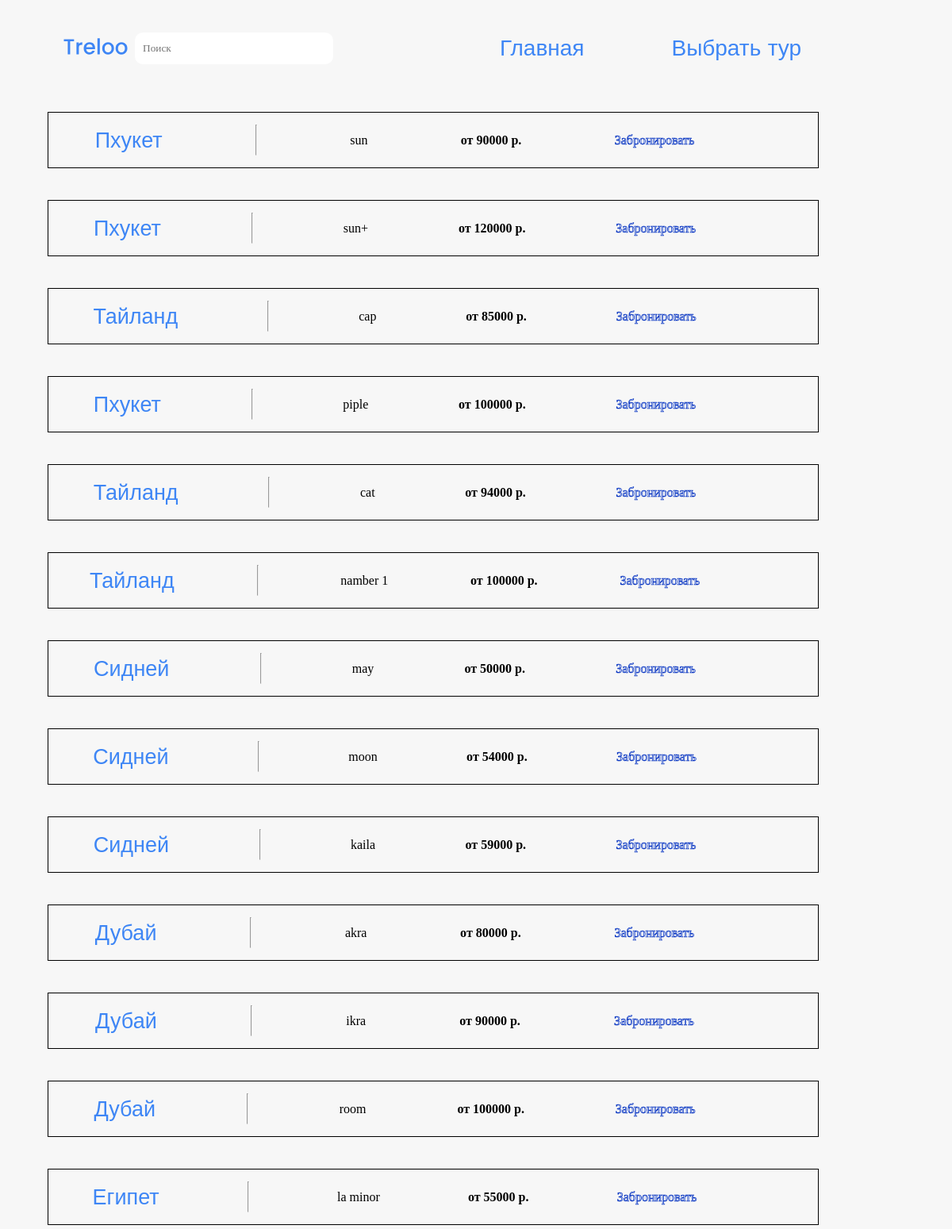
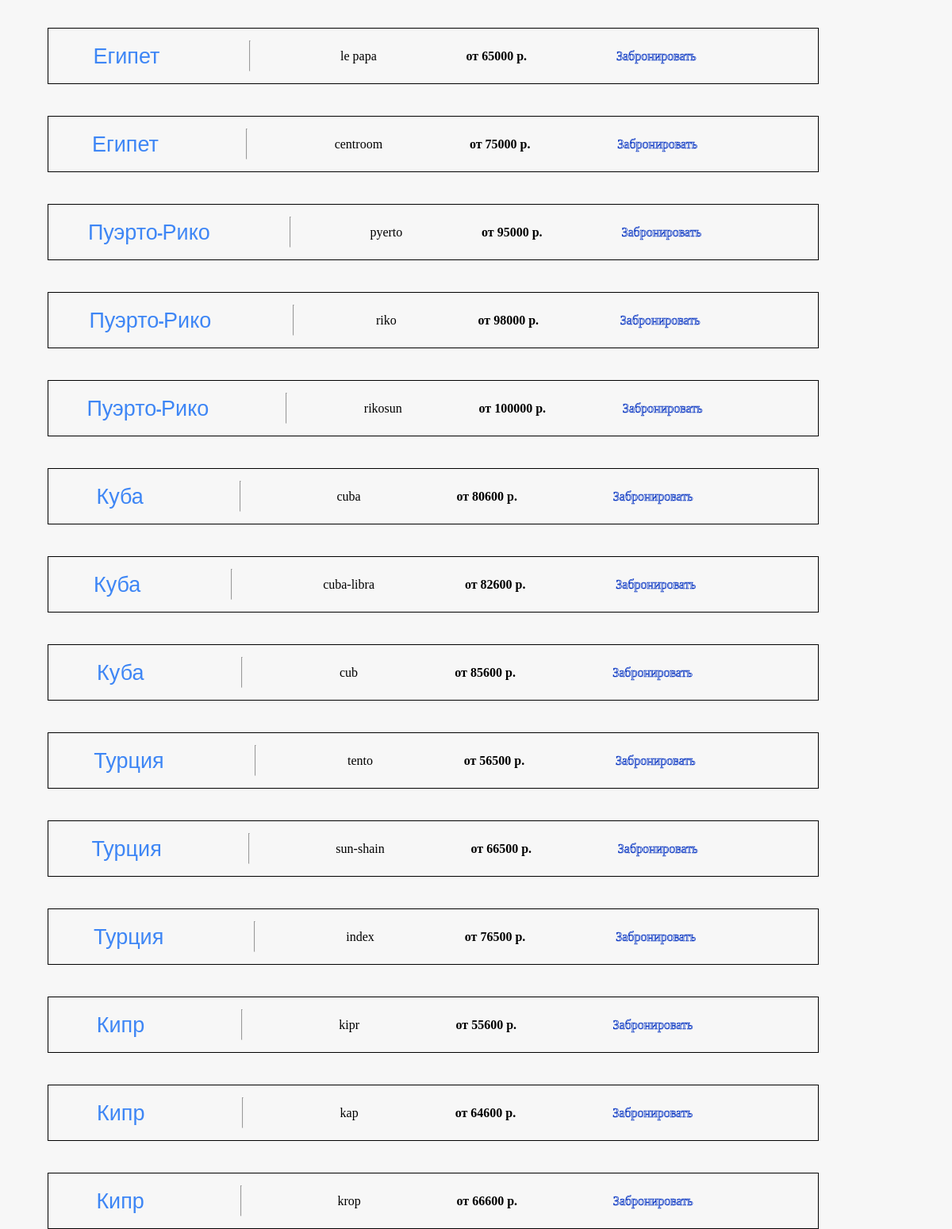
Screenshot of /search.php with the database file from the repository (2 pictures, top to bottom).
### tables this page shows
CREATE TABLE `products` (
  `product_id` int(11) NOT NULL,
  `name` varchar(256) NOT NULL,
  `hotel` varchar(255) NOT NULL,
  `price` int(11) NOT NULL,
  `created_at` timestamp NOT NULL DEFAULT CURRENT_TIMESTAMP,
  `image` varchar(256) NOT NULL
);

### search.php (the view, shortened to what this page needs)
<?php
$servername = "localhost";
$username = "root";
$password = "root";
$dbname = "travel";
$conn = new mysqli($servername, $username, $password, $dbname);
if ($_SERVER["REQUEST_METHOD"] == "GET") {
 $search_query = $_GET["q"];
 $sql = "SELECT * FROM products WHERE name LIKE
'%$search_query%' AND `hotel` !='' " ;
 $result = $conn->query($sql);
}
?>
<?php
	$menu = '
	<div class="logo">
	<a href="index.php">
	<img src="asset/img/Treloo-blue.svg" alt="img"></a>
			<form class="search" method="get" action="search.php">
 <input type="text" name="q" placeholder="Поиск" required  style="width: 250px; ">
</form>
</div>
	<div class="men">
	<a href="index.php">Главная</a>
		<a href="catalog.php">Выбрать тур</a>
			%s
		</div>
	';
	$m = '';
	$menu = sprintf($menu, $m);
?>
<!DOCTYPE html>
<html lang="en">
<head>
	<link rel="stylesheet" href="asset/css/style2.css">
  <link rel="stylesheet" href="asset/css/st.css">
</head>
<body>
	<header>
				<?= $menu ?>
	</header>
 <?php while ($row = $result->fetch_assoc()) { ?>
<section class="search">
  <div class="coli">
  <div class="rowi">
   <p><a href=""> <?php echo $row["name"]; ?></a></p>
    <hr>
   <p> <?php echo $row["hotel"]; ?></p>
   <h4> от <?php echo $row["price"]; ?> р.</h4>
   <a href="order.php" style="-webkit-text-stroke: 0.7px rgba(2, 48, 192, 1);
		color: #fff;font-family: Montserrat Alternates;	">Забронировать</a>
</div>
 </div>
</section>
 <?php
 }?>

### asset/css/style2.css (style rules this page uses)
:root { --font-family: "Poppins", sans-serif; --second-family: "Jost", sans-serif; --third-family: "Raleway", sans-serif; --font3: "Josefin Sans", sans-serif; --font4: "Pridi", sans-serif; }
* { margin: 0; padding: 0; box-sizing: border-box; font-family: 'Montserrat Alternates'; }
p { padding: 15px 0; margin-bottom: 0px; color: rgb(0, 0, 0); font-family: ''; }
a { color: rgb(0, 0, 0); cursor:pointer; text-decoration: none; font-family: ' Montserrat Alternates'; }
img { object-fit: cover; }
input:invalid:not(:placeholder-shown) { border-color: red; }
header { background-color:none; }
.logo { width: 25%; }
.logo a { width: 30%; }
.logo a img { width: 90%; }
.men { display: flex; list-style: none; justify-content: space-evenly; }
.men { width: 50%; transition: .2s; text-align: center; }
.men a { font-family: var(--second-family); font-weight: 400; font-size: 28px; color: #fff; }
.search input { border-radius: 10px; border: 0; padding: 10px; height: 40px; }
hr { width: 95%; }
* { box-sizing:border-box }
@media only screen and (max-width: 1200px) { a { font-size: medium; } }
input,textarea,select { outline: 0; }
.coli { border:1px solid #000000; margin-top: 40px; width: 90%; }
.rowi { display: flex; justify-content: space-around; align-items: center; flex-wrap: wrap; }
.rowi hr { width: 0.5px; height: 39px; margin: 5px 0; }
header { padding-top: 40px; width: 100%; height: auto; display: flex; align-items: center; justify-content: space-evenly; }
.logo { width: 30%; height: 100%; display: flex; align-items: center; justify-content: center; }
html { height: 100%; }
body { width: 100%; display: flex; flex-direction: column; align-items: center; background: #f7f7f7; }

### asset/css/st.css (style rules this page uses)
:root { --font-family: "Poppins", sans-serif; --second-family: "Jost", sans-serif; --third-family: "Raleway", sans-serif; --font3: "Josefin Sans", sans-serif; --font4: "Pridi", sans-serif; }
.men a { font-family: var(--second-family); font-weight: 500; font-size: 28px; color: #3e86f5; }
header { margin-bottom: 20px; }
body { width: 100%; display: flex; flex-direction: column; align-items: center; }
.rowi { width: 90%; }
.search { width: 90%; }
.rowi p a { font-family: var(--second-family); font-weight: 500; font-size: 27px; color: #3e86f5; }

### rows the page displays
products: name "Пхукет", hotel "sun", price "90000"
products: name "Пхукет", hotel "sun+", price "120000"
products: name "Тайланд", hotel "cap", price "85000"
products: name "Пхукет", hotel "piple", price "100000"
products: name "Тайланд", hotel "cat", price "94000"
products: name "Тайланд", hotel "namber 1", price "100000"
products: name "Сидней", hotel "may", price "50000"
products: name "Сидней", hotel "moon", price "54000"
products: name "Сидней", hotel "kaila", price "59000"
products: name "Дубай", hotel "akra", price "80000"
products: name "Дубай", hotel "ikra", price "90000"
products: name "Дубай", hotel "room", price "100000"
products: name "Египет", hotel "la minor", price "55000"
products: name "Египет", hotel "le papa", price "65000"
products: name "Египет", hotel "centroom", price "75000"
products: name "Пуэрто-Рико", hotel "pyerto", price "95000"
products: name "Пуэрто-Рико", hotel "riko", price "98000"
products: name "Пуэрто-Рико", hotel "rikosun", price "100000"
products: name "Куба", hotel "cuba", price "80600"
products: name "Куба", hotel "cuba-libra", price "82600"
products: name "Куба", hotel "cub", price "85600"
products: name "Турция", hotel "tento", price "56500"
products: name "Турция", hotel "sun-shain", price "66500"
products: name "Турция", hotel "index", price "76500"
products: name "Кипр", hotel "kipr", price "55600"
products: name "Кипр", hotel "kap", price "64600"
products: name "Кипр", hotel "krop", price "66600"
